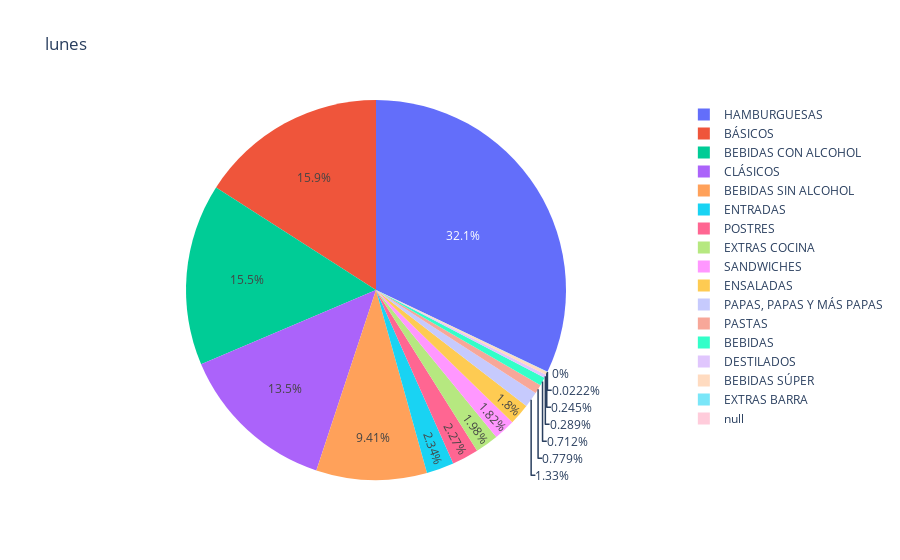
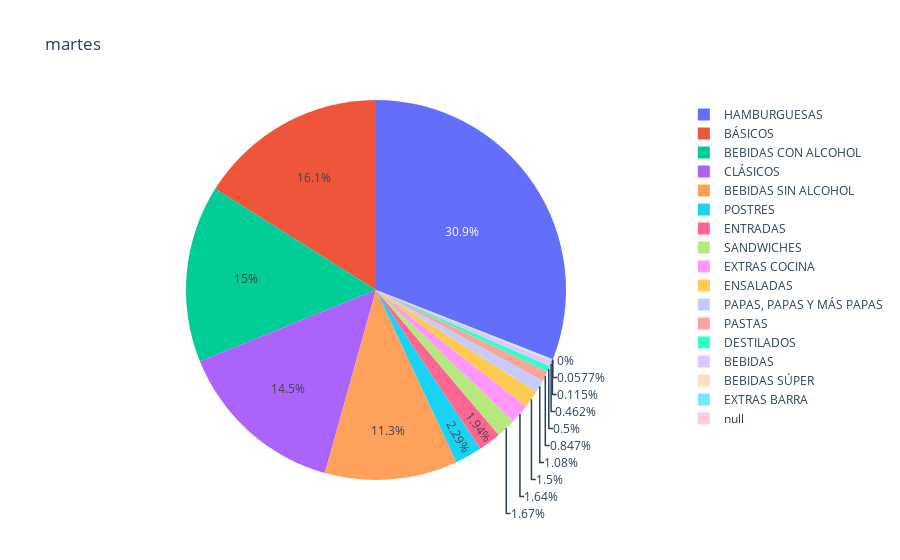
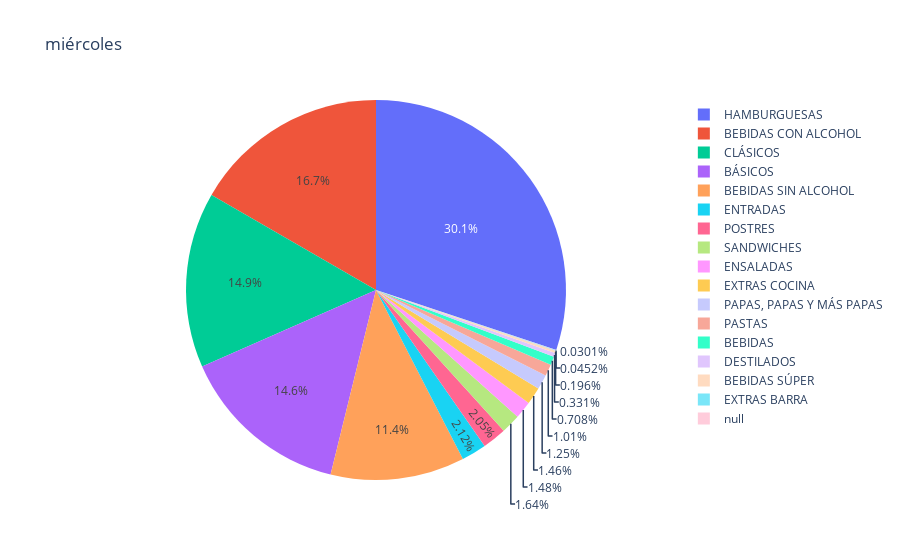
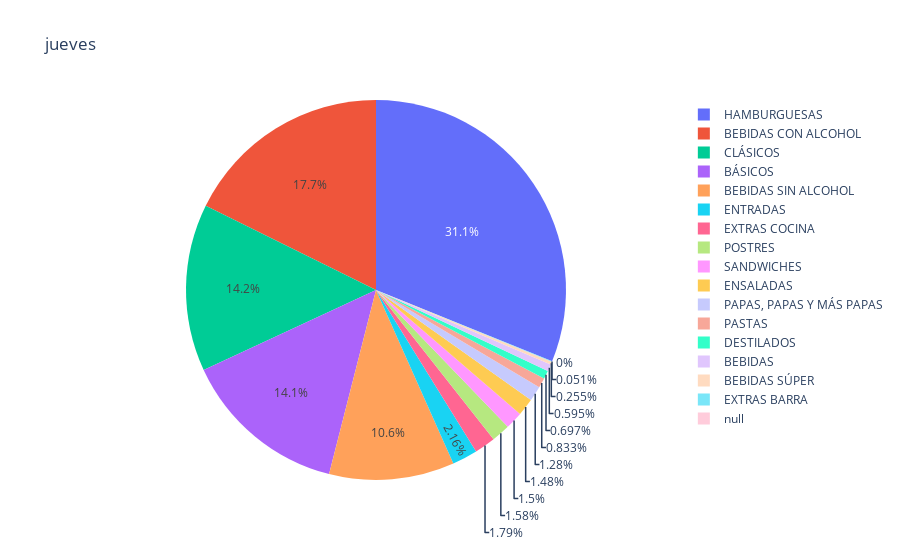

These figures' notebook cell, in order:
### Code cell
for i in weekSubFoodGroup:
    labels = list(weekSubFoodGroup[i].keys())
    values = list(weekSubFoodGroup[i].values())
    # Pie Chart
    fig = go.Figure(data=[go.Pie(labels = labels, values = values)])
    # Bar Chart
    # go.Figure([go.Bar(x=labels, y=values)])
    fig.update_layout(title=i)
    fig.show()

### Figure 1 — Plotly figure (JSON) as saved in the notebook; plotly's stock layout.template omitted (floating-point values rounded to 4 significant figures)
{"data": [{"labels": ["ENTRADAS", "CLÁSICOS", "BEBIDAS SIN ALCOHOL", "POSTRES", "HAMBURGUESAS", "BEBIDAS CON ALCOHOL", "BÁSICOS", "SANDWICHES", "PAPAS, PAPAS Y MÁS PAPAS", "EXTRAS COCINA", "PASTAS", "BEBIDAS", "ENSALADAS", "BEBIDAS SÚPER", "DESTILADOS", "EXTRAS BARRA", null], "type": "pie", "values": [105, 608, 423, 102, 1442, 695, 716, 82, 60, 89, 35, 32, 81, 11, 13, 1, 0]}], "layout": {"title": {"text": "lunes"}}}

### Figure 2 — Plotly figure (JSON) as saved in the notebook; plotly's stock layout.template omitted (floating-point values rounded to 4 significant figures)
{"data": [{"labels": ["ENTRADAS", "CLÁSICOS", "BEBIDAS SIN ALCOHOL", "POSTRES", "HAMBURGUESAS", "BEBIDAS CON ALCOHOL", "BÁSICOS", "SANDWICHES", "PAPAS, PAPAS Y MÁS PAPAS", "EXTRAS COCINA", "PASTAS", "BEBIDAS", "ENSALADAS", "BEBIDAS SÚPER", "DESTILADOS", "EXTRAS BARRA", null], "type": "pie", "values": [101, 756, 587, 119, 1608, 782, 835, 87, 56, 85, 44, 24, 78, 6, 26, 3, 0]}], "layout": {"title": {"text": "martes"}}}

### Figure 3 — Plotly figure (JSON) as saved in the notebook; plotly's stock layout.template omitted (floating-point values rounded to 4 significant figures)
{"data": [{"labels": ["ENTRADAS", "CLÁSICOS", "BEBIDAS SIN ALCOHOL", "POSTRES", "HAMBURGUESAS", "BEBIDAS CON ALCOHOL", "BÁSICOS", "SANDWICHES", "PAPAS, PAPAS Y MÁS PAPAS", "EXTRAS COCINA", "PASTAS", "BEBIDAS", "ENSALADAS", "BEBIDAS SÚPER", "DESTILADOS", "EXTRAS BARRA", null], "type": "pie", "values": [141, 992, 757, 136, 1999, 1106, 966, 109, 83, 97, 67, 47, 98, 13, 22, 3, 2]}], "layout": {"title": {"text": "miércoles"}}}

### Figure 4 — Plotly figure (JSON) as saved in the notebook; plotly's stock layout.template omitted (floating-point values rounded to 4 significant figures)
{"data": [{"labels": ["ENTRADAS", "CLÁSICOS", "BEBIDAS SIN ALCOHOL", "POSTRES", "HAMBURGUESAS", "BEBIDAS CON ALCOHOL", "BÁSICOS", "SANDWICHES", "PAPAS, PAPAS Y MÁS PAPAS", "EXTRAS COCINA", "PASTAS", "BEBIDAS", "ENSALADAS", "BEBIDAS SÚPER", "DESTILADOS", "EXTRAS BARRA", null], "type": "pie", "values": [127, 837, 626, 93, 1830, 1040, 830, 88, 75, 105, 49, 35, 87, 15, 41, 3, 0]}], "layout": {"title": {"text": "jueves"}}}
